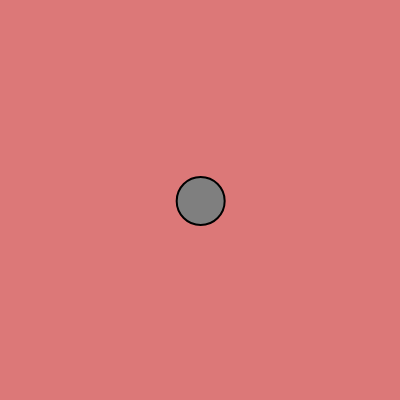
Frame 1 (no input)
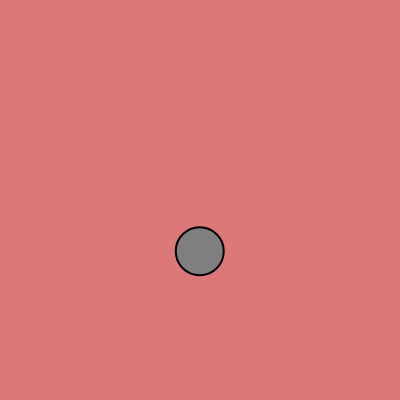
Frame 60 (no input)
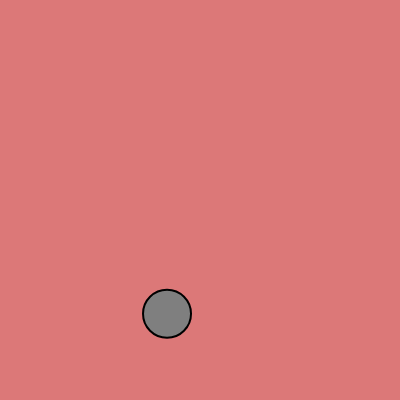
Frame 120 (the mouse pressed at the canvas centre since frame 60)

The p5.js sketch that drew these frames (run headless with seeded random() and noise() and a simulated clock; from frame 60 on, the mouse is pressed at the canvas centre):

// p5.js sketch
// ── sketch.js
let walker;

function setup() {
  createCanvas(400, 400);

  walker = new Walker();

  background(220, 120, 120);
}

function draw() {
  background(220, 120, 120);

  walker.step();
  walker.show();
}

class Walker {
  constructor() {
    this.x = width / 2;
    this.y = height / 2;
    this.tx = 0;
    this.ty = 10000;
  }

  step() {
    let stepx = map(noise(this.tx), 0, 1, -2, 2);
    this.x += stepx
    let stepy = map(noise(this.ty), 0, 1, -2, 2);
    this.y += stepy;

    this.tx += 0.01;
    this.ty += 0.01;
  }

  show() {
    strokeWeight(2);
    fill(127);
    stroke(0);
    circle(this.x, this.y, 48);
  }
}
